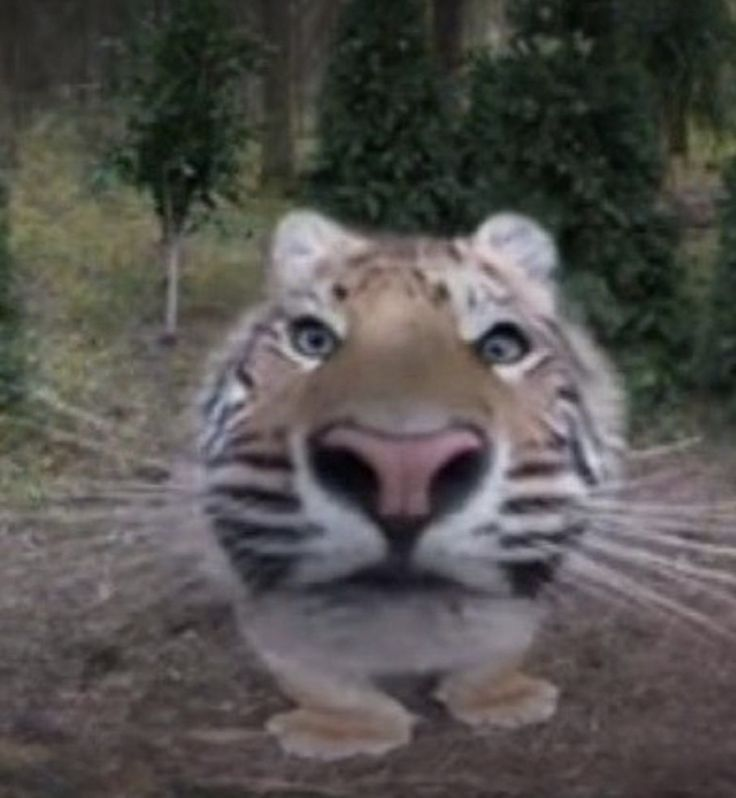
#> input picture sfondi/big_cato.jpg, 736 x 798 px; its folder holds only this picture in this run
$ python -i test_sfondo.py   (imports and definitions only)
#> lines starting #> are read from the running program, lines starting #| are printed output that depends on the picture
import tkinter as tk
from PIL import Image, ImageTk
import os
import random

def scegli_sfondo_casuale(cartella):
    immagini = [f for f in os.listdir(cartella) if f.lower().endswith((".png", ".jpg", ".jpeg"))]
    if not immagini:
        raise FileNotFoundError("Nessuna immagine trovata nella cartella degli sfondi.")
    return os.path.join(cartella, random.choice(immagini))

def ridimensiona_sfondo(percorso, dimensione):
#> called with percorso = 'sfondi/big_cato.jpg', dimensione = (600, 400)
    img = Image.open(percorso).convert("RGBA")
    img = img.resize(dimensione, Image.Resampling.LANCZOS)
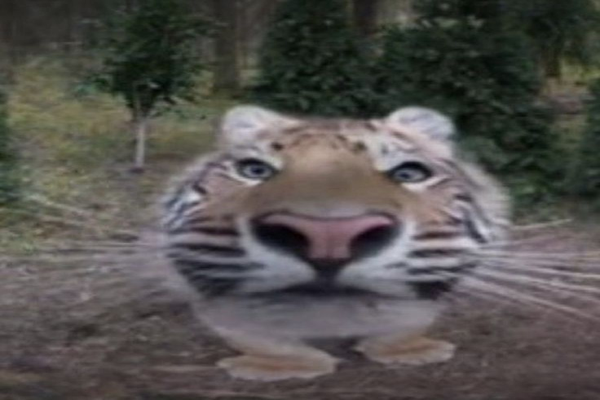
#> img: PIL image 600x400 RGBA; mean R, G, B, A 84.4, 81.6, 78.8, 255

    # Applica trasparenza al 50%
    alpha = img.getchannel("A")
#> alpha: PIL image 600x400 L; every value is 255
    alpha = alpha.point(lambda p: int(p * 0.5))
#> alpha: PIL image 600x400 L; every value is 127
    img.putalpha(alpha)
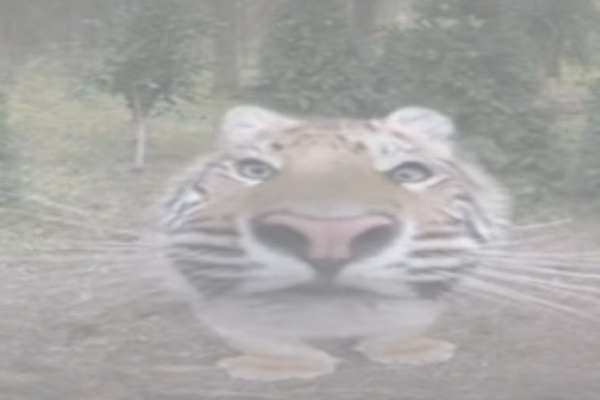
#> img: PIL image 600x400 RGBA; mean R, G, B, A 84.4, 81.6, 78.8, 127; transparent parts drawn white

    return ImageTk.PhotoImage(img)

def main():
    root = tk.Tk()
    root.title("TEST SFONDO")
    larghezza, altezza = 600, 400
    root.geometry(f"{larghezza}x{altezza}")

    sfondo_path = scegli_sfondo_casuale("sfondi")
    sfondo_img = ridimensiona_sfondo(sfondo_path, (larghezza, altezza))

    sfondo_label = tk.Label(root, image=sfondo_img)
    sfondo_label.image = sfondo_img
    sfondo_label.place(x=0, y=0, relwidth=1, relheight=1)

    # Etichetta sopra lo sfondo per test visibilità
    label_test = tk.Label(root, text="Test Sfondo Visibile?", font=("Arial", 20), bg="white")
    label_test.pack(pady=20)

    root.mainloop()

# [2 lines not run here, left out]

>>> result = main()

$ run again, on sfondi/mlem_cato.jpg
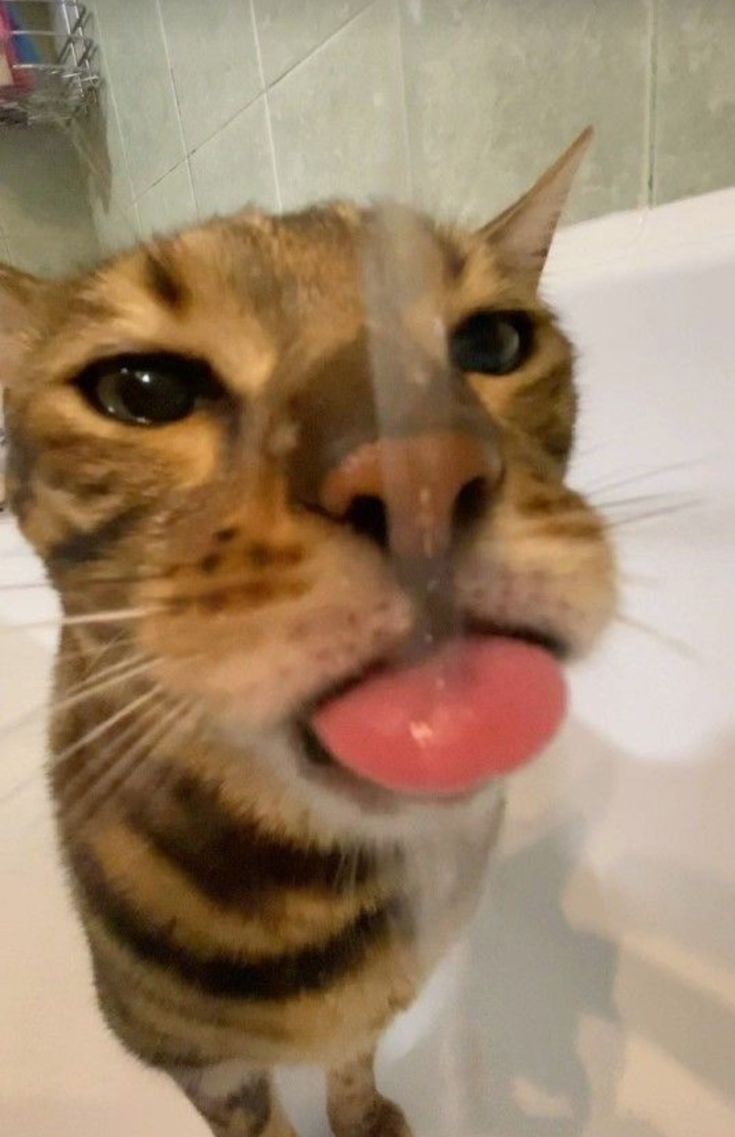
#> input picture sfondi/mlem_cato.jpg, 735 x 1137 px
#> in ridimensiona_sfondo, `img = img.resize(dimensione, Image.Resampling.LANCZOS)`:
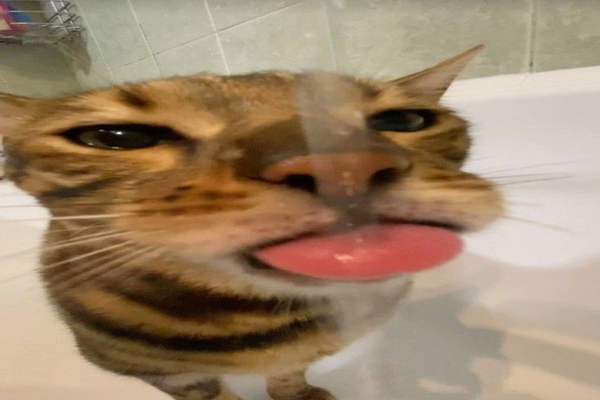
#> img: PIL image 600x400 RGBA; mean R, G, B, A 157.1, 132.7, 106.3, 255
#> in ridimensiona_sfondo, `img.putalpha(alpha)`:
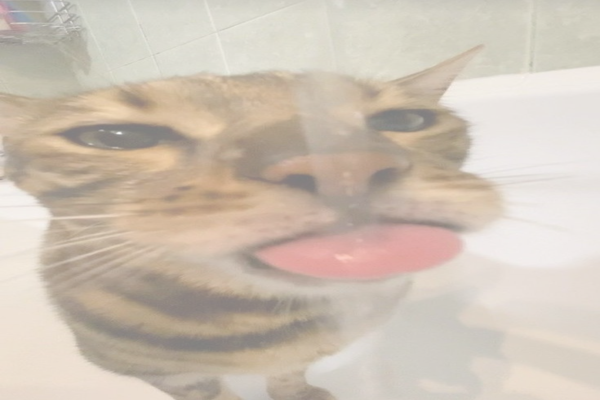
#> img: PIL image 600x400 RGBA; mean R, G, B, A 157.1, 132.7, 106.3, 127; transparent parts drawn white

$ run again, on sfondi/mlem_cato2.jpg
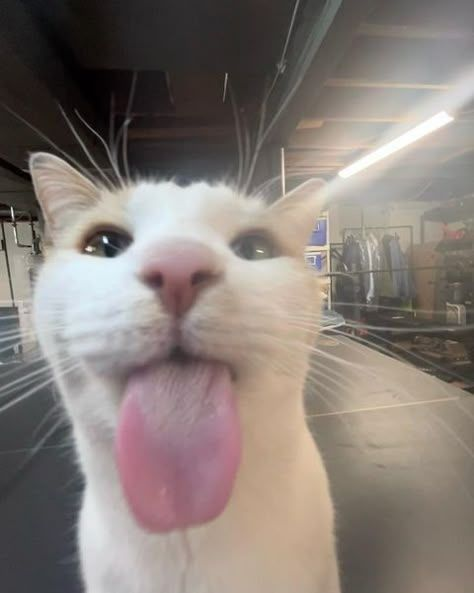
#> input picture sfondi/mlem_cato2.jpg, 474 x 593 px
#> in ridimensiona_sfondo, `img = img.resize(dimensione, Image.Resampling.LANCZOS)`:
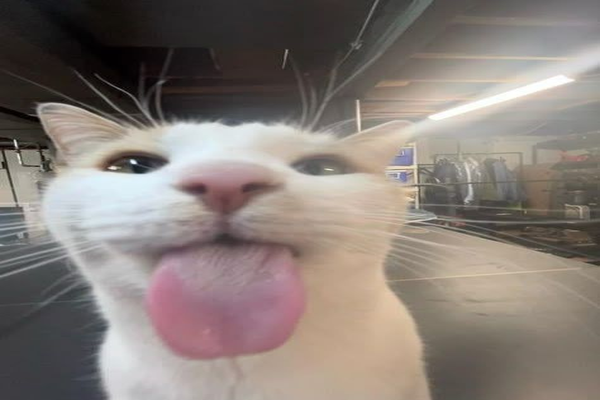
#> img: PIL image 600x400 RGBA; mean R, G, B, A 134.8, 125.1, 119.3, 255
#> in ridimensiona_sfondo, `img.putalpha(alpha)`:
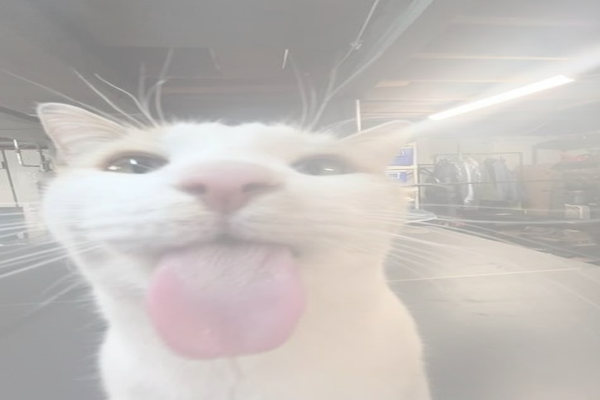
#> img: PIL image 600x400 RGBA; mean R, G, B, A 134.8, 125.1, 119.3, 127; transparent parts drawn white

$ run again, on sfondi/pet_cato.jpg
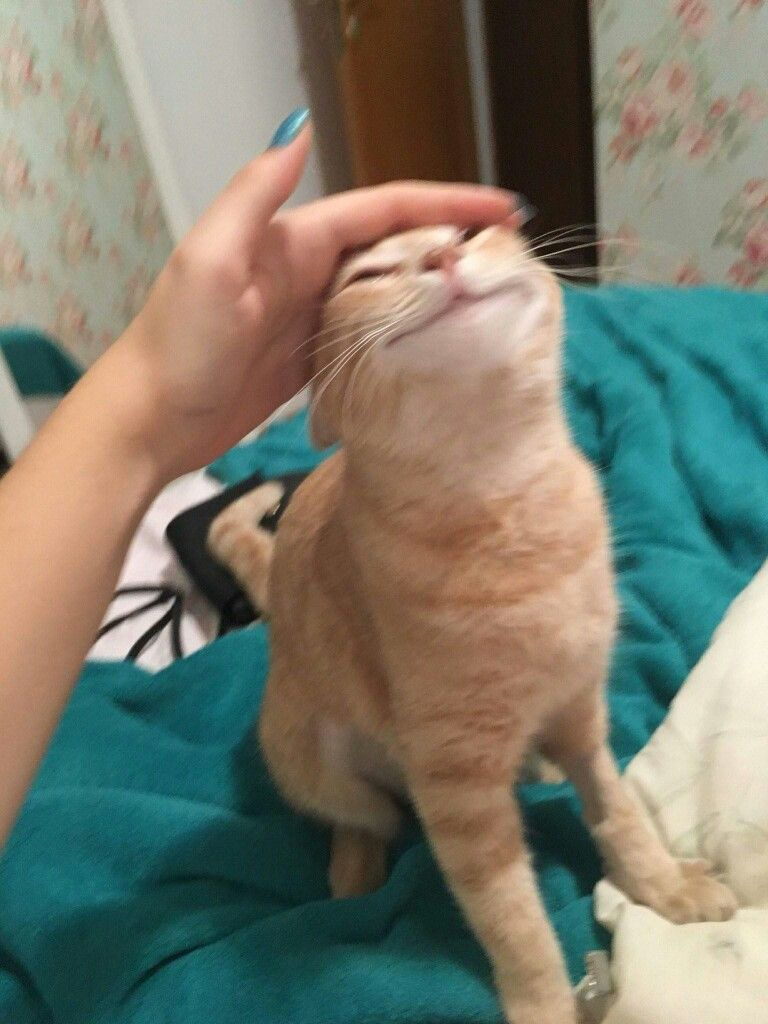
#> input picture sfondi/pet_cato.jpg, 768 x 1024 px
#> in ridimensiona_sfondo, `img = img.resize(dimensione, Image.Resampling.LANCZOS)`:
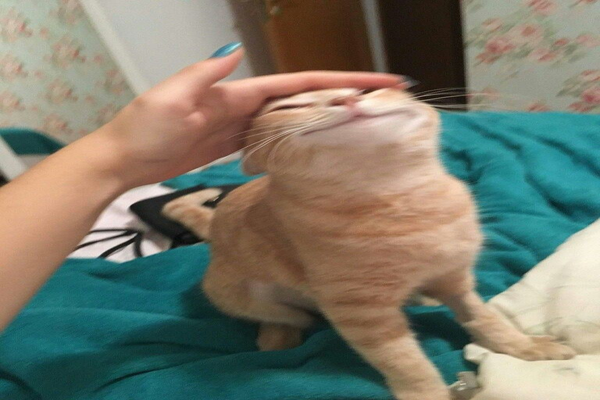
#> img: PIL image 600x400 RGBA; mean R, G, B, A 122.5, 123.5, 109, 255
#> in ridimensiona_sfondo, `img.putalpha(alpha)`:
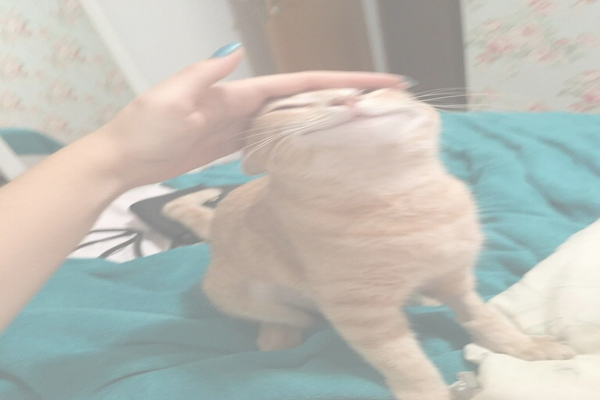
#> img: PIL image 600x400 RGBA; mean R, G, B, A 122.5, 123.5, 109, 127; transparent parts drawn white

$ run again, on sfondi/drunk_cato.jpg
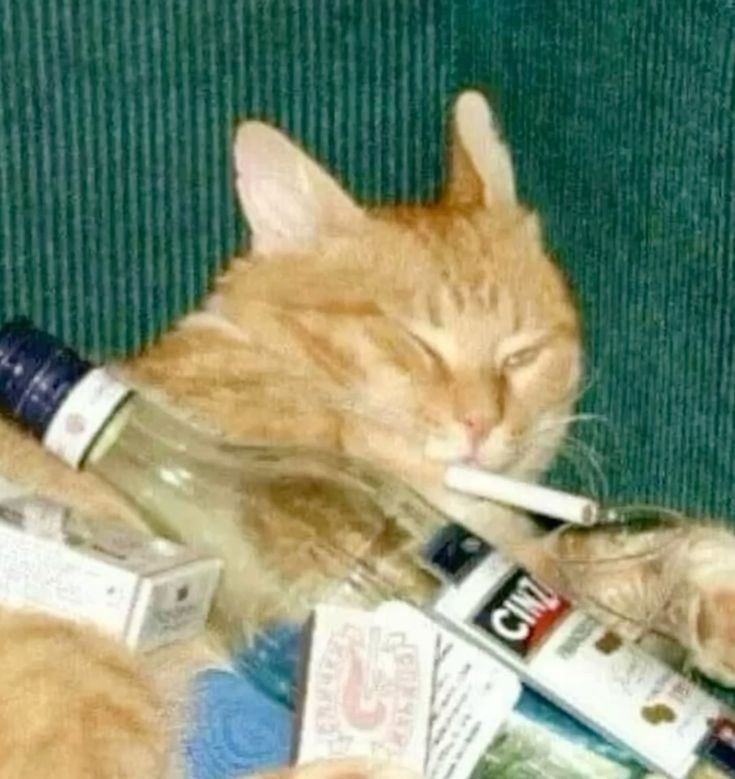
#> input picture sfondi/drunk_cato.jpg, 735 x 779 px
#> in ridimensiona_sfondo, `img = img.resize(dimensione, Image.Resampling.LANCZOS)`:
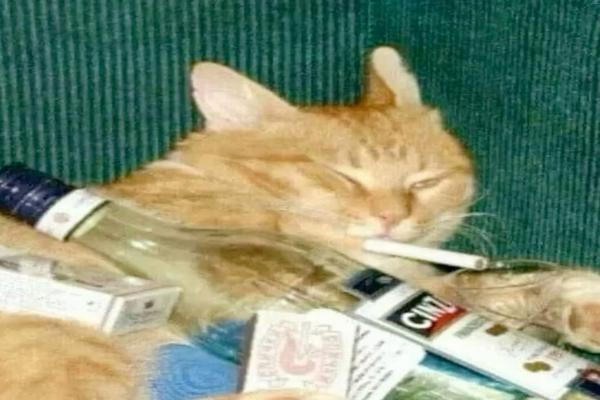
#> img: PIL image 600x400 RGBA; mean R, G, B, A 129.7, 143.4, 116.9, 255
#> in ridimensiona_sfondo, `img.putalpha(alpha)`:
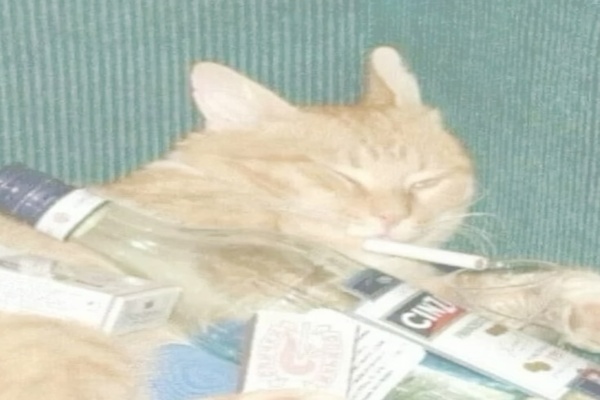
#> img: PIL image 600x400 RGBA; mean R, G, B, A 129.7, 143.4, 116.9, 127; transparent parts drawn white
